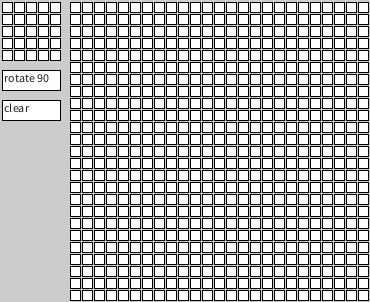
Frame 1 (no input)
Frame 60 (the mouse pressed at the canvas centre just before this capture): identical to frame 1, image omitted
Frame 120 (the mouse held since frame 60 and released just before this capture): identical to frame 1, image omitted

The Processing sketch that drew this single still picture (run headless with seeded random() and noise(); from frame 60 on, the mouse is pressed at the canvas centre):

// Processing sketch: main
// ── main.pde
Pattern pattern;

int cell_width = 10;
int cell_spacing = 2;
int pattern_size = 5;
int pattern_repeat = 5;

// these calcs could be cleaned up
int win_height = cell_spacing + ((cell_width + cell_spacing) * pattern_size) * pattern_repeat;
int win_width = ((cell_width + (cell_spacing * 2)) * pattern_size) + ((cell_width + cell_spacing) * pattern_size) * pattern_repeat;

void settings() {
  size(win_width , win_height);
}

void setup() {
  if (cell_width < 10) {
    print("Please be aware this isn't designed to run so small");
  }

  pattern = new Pattern();

  // Add rotate button
  // pattern_size * (cell_width + cell_spacing) - cell_spacing works for rect length but not elegant
  fill(255);
  rect(cell_spacing, (cell_width + (cell_spacing * 2)) * pattern_size, pattern_size * (cell_width + cell_spacing) - cell_spacing, 20);
  fill(30);
  text("rotate 90", cell_spacing * 2, 12 + (cell_width + (cell_spacing * 2)) * pattern_size);

  // Add clear button
  fill(255);
  rect(cell_spacing, (cell_width + (cell_spacing * 5)) * pattern_size, pattern_size * (cell_width + cell_spacing) - cell_spacing, 20);
  fill(30);
  text("clear", cell_spacing * 2, 12 + (cell_width + (cell_spacing * 5)) * pattern_size);
}

void draw() {
  // the x arg centers the drawable pattern
  pattern.drawPattern(cell_spacing, cell_spacing);
  pattern.drawTesselatedPattern((cell_width + (cell_spacing * 2)) * pattern_size, cell_spacing, 10);
}

void mousePressed() {
  // Individual cell pressing
  if (mouseX > cell_spacing &&
    mouseX < pattern_size * (cell_width + cell_spacing) - cell_spacing &&
    mouseY > cell_spacing &&
    mouseY < pattern_size * (cell_width + cell_spacing) - cell_spacing) {
    if (mouseButton == RIGHT)
      pattern.clearCell(mouseX / (cell_width + cell_spacing), mouseY / (cell_width + cell_spacing));
    else
      pattern.toggleCell(mouseX / (cell_width + cell_spacing), mouseY / (cell_width + cell_spacing));
  }

  // rotate button
  if (mouseX > cell_spacing &&
    mouseX < pattern_size * (cell_width + cell_spacing) - cell_spacing &&
    mouseY > (cell_width + (cell_spacing * 2)) * pattern_size &&
    mouseY < 20 + (cell_width + (cell_spacing * 2)) * pattern_size) {
    pattern.rotateCW();
  }

  // clear button
  if (mouseX > cell_spacing &&
    mouseX < pattern_size * (cell_width + cell_spacing) - cell_spacing &&
    mouseY > (cell_width + (cell_spacing * 5)) * pattern_size &&
    mouseY < 20 + (cell_width + (cell_spacing * 5)) * pattern_size) {
    pattern.clearAllCells();
  }
}

class Cell {
  public boolean toggled = false;
  color colour = color(255);

  void clicked() {
    toggled = toggled ? false : true;
    updateColour();
  }

  public void drawCell(int cell_x, int cell_y, int cell_width) {
    fill(colour);
    rect(cell_x, cell_y, cell_width, cell_width);
  }

  void updateColour() {
    colour = color(random(255), random(255), random(255));
    redraw();
  }
  
  void reset() {
   toggled = false;
   colour = color(255);
   redraw();
  }
}

class Pattern {
  Cell[][] cells = new Cell[pattern_size][pattern_size];

  Pattern() {
    for (int i = 0; i < pattern_size; i++) {
      for (int j = 0; j < pattern_size; j++) {
        cells[i][j] = new Cell();
      }
    }
  }

  void drawPattern(int pattern_x, int pattern_y) {
    for (int i = 0; i < cells.length; i++) {
      for (int j = 0; j < cells.length; j++) {
        cells[i][j].drawCell(
          pattern_x + i * (cell_width + cell_spacing),
          pattern_y + j * (cell_width + cell_spacing),
          cell_width);
      }
    }
  }

  void drawTesselatedPattern(int pattern_x, int pattern_y, int repeat) {
    int tesselated_spacing = (cell_width + cell_spacing) * pattern_size;
    for (int i = 0; i < repeat; i++) {
      for (int j = 0; j < repeat; j++) {
        drawPattern(pattern_x + (i * tesselated_spacing), pattern_y + (j * tesselated_spacing));
      }
    }
  }

  void rotateCW() {
    int size = cells.length;
    Cell[][] temp = new Cell[size][size];

    for (int i = 0; i < size; ++i) {
      for (int j = 0; j < size; ++j) {
        temp[i][j] = cells[j][size - i - 1];
      }
    }
    cells = temp;
    redraw();
  }

  void toggleCell(int x, int y) {
    if (x >= 0 && x < pattern_size && y >= 0 && y < pattern_size) {
      cells[x][y].clicked();
    }
  }

  void clearCell(int x, int y) {
    if (x >= 0 && x < pattern_size && y >= 0 && y < pattern_size) {
      cells[x][y].reset();
    }
  }

  void clearAllCells() {
    pattern = null;
    System.gc();
    pattern = new Pattern();
    redraw();
  }
}
